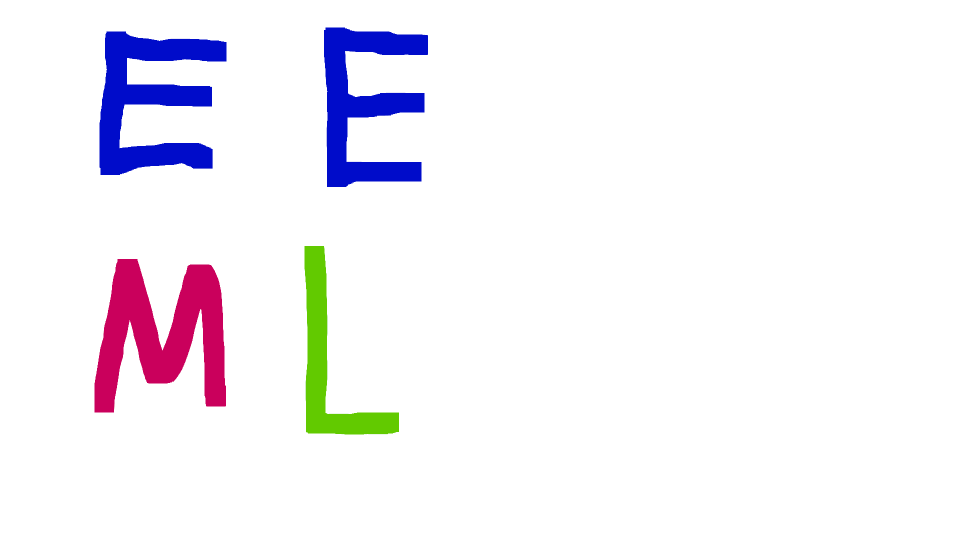
#> input picture P7_KMeans/src/ex.png, 1920 x 1080 px (shown at 1/2 size)
$ python perceptrop.py
#> lines starting #> are read from the running program, lines starting #| are printed output that depends on the picture
#> further down, imagen is the input picture: shape (1080, 1920, 3); mean B, G, R 247.2, 241, 243.8
import cv2
import numpy as np
import matplotlib.pyplot as plt

def redimensionar_imagen(imagen, max_dim=1000):
#> called with max_dim = 500
    altura, ancho = imagen.shape[:2]
#> altura = 1080; ancho = 1920
    if max(altura, ancho) > max_dim:
        if altura > ancho:
            escala = max_dim / altura
        else:
            escala = max_dim / ancho
#> escala = 0.26
        nuevo_ancho = int(ancho * escala)
#> nuevo_ancho = 500
        nueva_altura = int(altura * escala)
#> nueva_altura = 281
        imagen_redimensionada = cv2.resize(imagen, (nuevo_ancho, nueva_altura), interpolation=cv2.INTER_AREA)
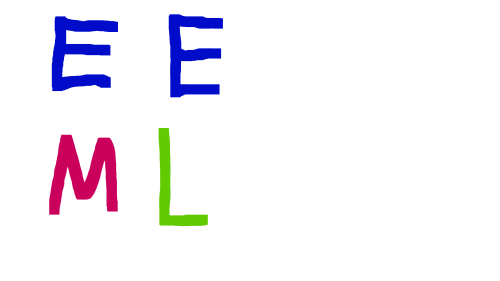
#> imagen_redimensionada: shape (281, 500, 3); mean B, G, R 247.2, 241, 243.8
        return imagen_redimensionada
    return imagen

# Cargar la imagen
imagen = cv2.imread('ex.png')

# Redimensionar la imagen si es necesario
imagen = redimensionar_imagen(imagen, max_dim=500)

puntos = []
clase = []

for y in range(imagen.shape[0]):
    for x in range(imagen.shape[1]):
        color = imagen[y, x]
        if tuple(color) == (92, 0, 202):
            puntos.append((x, y, 1))
            clase.append(1)
        elif tuple(color) == (0, 202, 98):
            puntos.append((x, y, 1))
            clase.append(0)
#> after the loop, clase = 3966 values, max 1 at index 59, min 0 at index 0, mean 0.675; puntos = 3966 items, first 6: (159, 129, 1), (160, 129, 1), (161, 129, 1), (162, 129, 1), (163, 129, 1), (164, 129, 1)

# Separar los puntos por clase
x1 = [p[0] for p, c in zip(puntos, clase) if c == 1]
#> x1 = 2678 values, max 116 at index 2386, min 50 at index 2282, mean 83.93
y1 = [p[1] for p, c in zip(puntos, clase) if c == 1]
#> y1 = 2678 values from 135 to 213
x0 = [p[0] for p, c in zip(puntos, clase) if c == 0]
#> x0 = 1288 values, max 206 at index 856, min 159 at index 0, mean 171.1
y0 = [p[1] for p, c in zip(puntos, clase) if c == 0]
#> y0 = 1288 values from 129 to 225

# Extraer coordenadas para el entrenamiento
x, y, w = zip(*puntos)
#> x = 3966 values, max 206 at index 3534, min 50 at index 2919, mean 112.3; y = 3966 values from 129 to 225; w = 3966 values from 1 to 1

iteraciones = 100
W = np.array([0.5, 1, 1], dtype=np.float64)
X = np.array(puntos, dtype=np.float64)
aprendizaje = 2

print("Pesos iniciales:", W)

for i in range(iteraciones):
    clasificados = 0
    for idx, pto in enumerate(X):
        sal = np.dot(pto, W)
        c = clase[idx]

        if sal <= 0 and c == 1:
            W = W + aprendizaje * pto
        elif sal > 0 and c == 0:
            W = W - aprendizaje * pto
        else:
            clasificados += 1

    if clasificados == len(puntos):
        print(f"Clasificados correctamente en {i + 1} iteraciones")
        print("Pesos finales:", W)
        break
else:
    print("Se alcanzó el número máximo de iteraciones sin clasificar todos los puntos.")
#> after the loop, W = [-5231.5, 3521, 137]

# Crear una malla para graficar la frontera de decisión
xx, yy = np.meshgrid(np.linspace(min(x), max(x), 500), np.linspace(min(y), max(y), 500))
grid = np.c_[xx.ravel(), yy.ravel(), np.ones(xx.size)]
Z = np.dot(grid, W)
Z = Z.reshape(xx.shape)
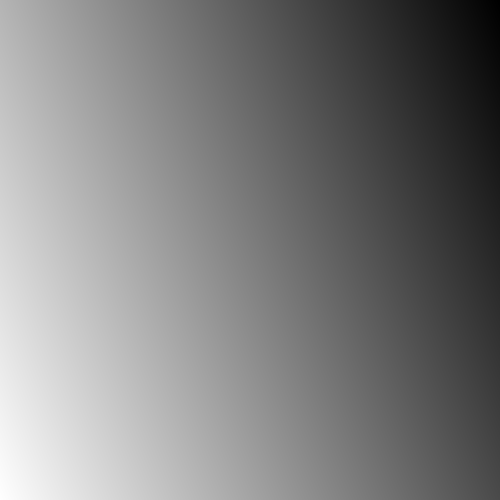
#> Z: shape (500, 500) float64; min -623343, max 530787, mean -46278; drawn with min black and max white

# Graficar los puntos y la frontera de decisión
fig, ax = plt.subplots(figsize=(8, 6))
ax.contourf(xx, yy, Z, levels=[Z.min(), 0, Z.max()], alpha=0.2, colors=['green', 'red'])
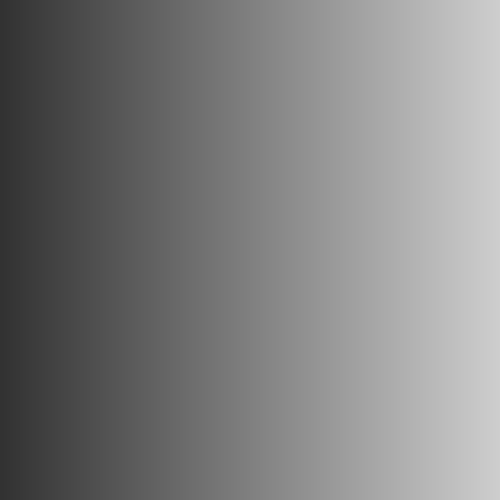
#> xx: shape (500, 500) float64; min 50, max 206, mean 128
ax.scatter(x1, y1, c='red', label='Clase 1')
ax.scatter(x0, y0, c='green', label='Clase 0')
ax.set_xlabel('X')
ax.set_ylabel('Y')
ax.set_title('Puntos clasificados por clase y frontera de decisión')
ax.legend()

# Función para manejar el evento de clic
def onclick(event):
    ix, iy = event.xdata, event.ydata
    if ix is not None and iy is not None:
        punto = np.array([ix, iy, 1])
        salida = np.dot(punto, W)
        clase_predicha = 1 if salida > 0 else 0
        signo = 'positivo' if salida > 0 else 'negativo'
        ecuacion = f"{W[0]:.2f}*x + {W[1]:.2f}*y + {W[2]:.2f} = {salida:.2f} ({signo})"
        print(f"Punto seleccionado: ({ix:.2f}, {iy:.2f})")
        print(f"Salida del perceptrón: {salida:.2f} ({signo})")
        print(f"Ecuación: {ecuacion}")
        print(f"Clase predicha: {clase_predicha}")
        # Marcar el punto seleccionado en la gráfica
        ax.plot(ix, iy, 'bo', markersize=8)
        fig.canvas.draw()

# Conectar la función al evento de clic
cid = fig.canvas.mpl_connect('button_press_event', onclick)

plt.show()
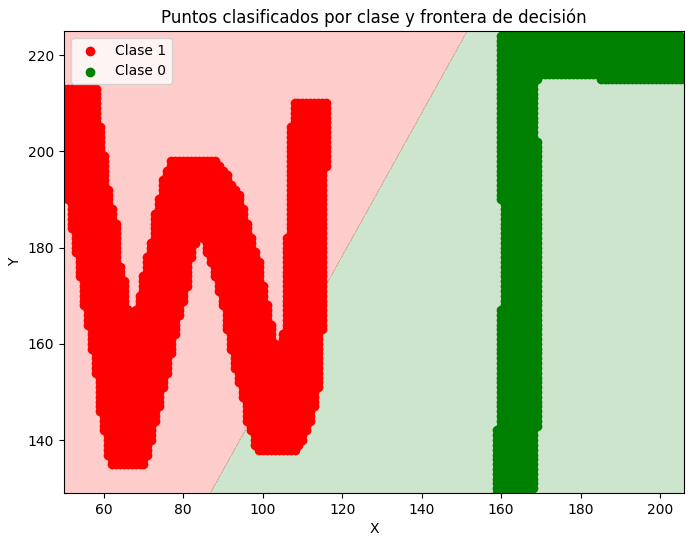
#> figure drawn by matplotlib, 1 panel
